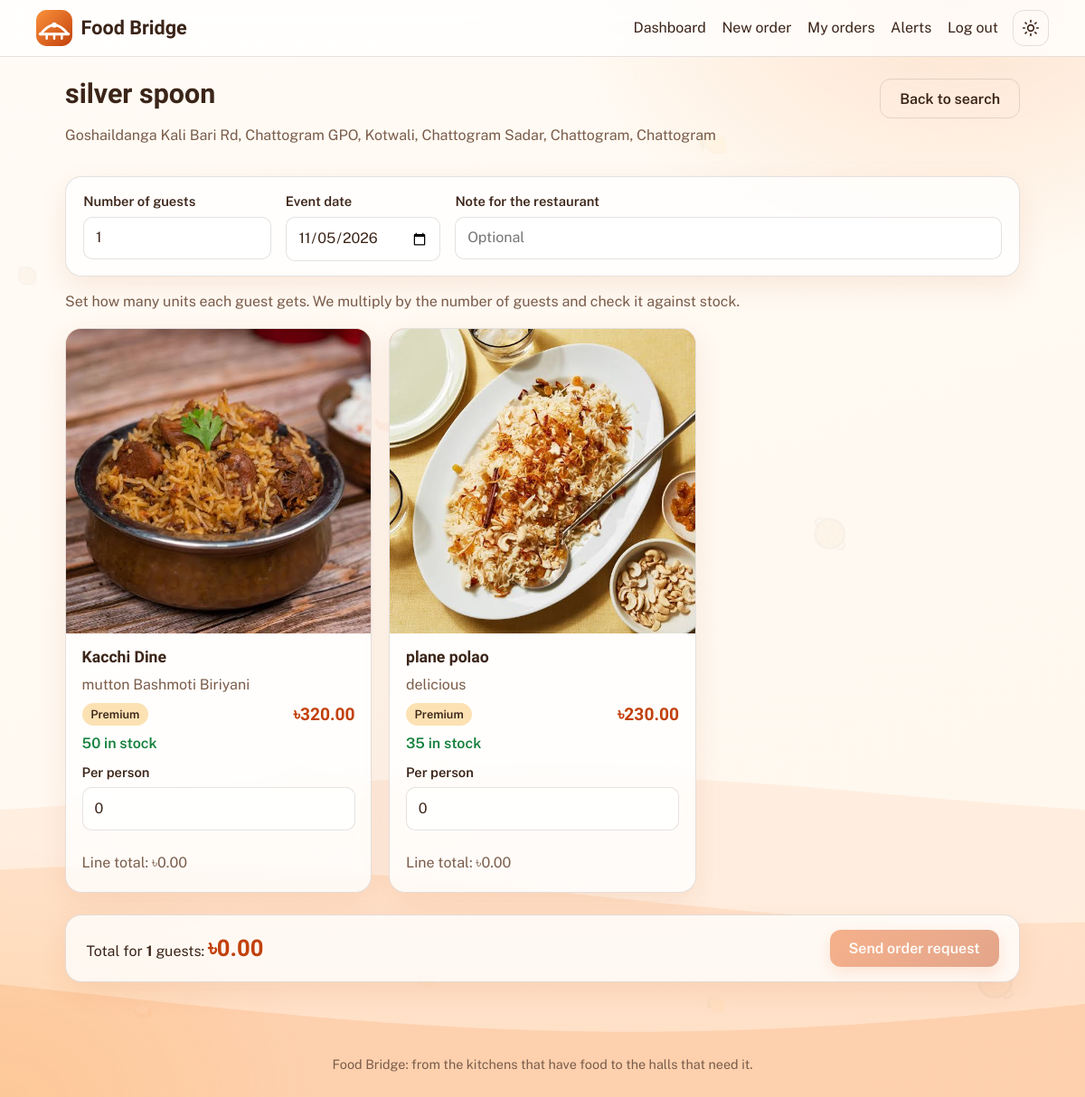
The app's page /hall/restaurant/1/order/ (signed in) with its own data.
### core/models.py (models this page shows, shortened)
class LocationMixin(models.Model):
    division = models.ForeignKey(Division, on_delete=models.PROTECT, related_name="+")
    district = models.ForeignKey(District, on_delete=models.PROTECT, related_name="+")
    upazila = models.ForeignKey(Upazila, on_delete=models.PROTECT, related_name="+")
    thana = models.ForeignKey(Thana, on_delete=models.PROTECT, related_name="+")
    post_office = models.ForeignKey(PostOffice, on_delete=models.PROTECT, related_name="+")
    address = models.CharField(max_length=255, blank=True)
    class Meta:
        abstract = True
    @property
    def location_text(self):
        parts = [self.address, self.post_office.name, self.thana.name,
                 self.upazila.name, self.district.name, self.division.name]
        return ", ".join(p for p in parts if p)

class Restaurant(LocationMixin):
    owner = models.OneToOneField(User, on_delete=models.CASCADE, related_name="restaurant")
    name = models.CharField(max_length=120)
    phone = models.CharField(max_length=20, blank=True)
    description = models.TextField(blank=True)
    PENDING, VERIFIED, REJECTED = "pending", "verified", "rejected"
    VERIFICATION_CHOICES = [(PENDING, "Pending review"), (VERIFIED, "Verified"), (REJECTED, "Rejected")]
    trade_license_no = models.CharField(max_length=40, unique=True, null=True, blank=True)
    verification_status = models.CharField(max_length=10, choices=VERIFICATION_CHOICES, default=PENDING)
    verification_note = models.CharField(max_length=255, blank=True)
    verified_at = models.DateTimeField(null=True, blank=True)

class PostOffice(models.Model):
    thana = models.ForeignKey(Thana, on_delete=models.CASCADE, related_name="post_offices")
    name = models.CharField(max_length=80)
    class Meta:
        ordering = ["name"]
        unique_together = ("thana", "name")

class Thana(models.Model):
    upazila = models.ForeignKey(Upazila, on_delete=models.CASCADE, related_name="thanas")
    name = models.CharField(max_length=80)
    class Meta:
        ordering = ["name"]
        unique_together = ("upazila", "name")

class Upazila(models.Model):
    district = models.ForeignKey(District, on_delete=models.CASCADE, related_name="upazilas")
    name = models.CharField(max_length=80)
    class Meta:
        ordering = ["name"]
        unique_together = ("district", "name")

class District(models.Model):
    division = models.ForeignKey(Division, on_delete=models.CASCADE, related_name="districts")
    name = models.CharField(max_length=80)
    class Meta:
        ordering = ["name"]
        unique_together = ("division", "name")

class Division(models.Model):
    name = models.CharField(max_length=80, unique=True)
    class Meta:
        ordering = ["name"]

class FoodItem(models.Model):
    QUALITY_CHOICES = [("premium", "Premium"), ("standard", "Standard"), ("economy", "Economy")]
    restaurant = models.ForeignKey(Restaurant, on_delete=models.CASCADE, related_name="items")
    name = models.CharField(max_length=120)
    description = models.CharField(max_length=255, blank=True)
    quality = models.CharField(max_length=10, choices=QUALITY_CHOICES, default="standard")
    price = models.DecimalField(max_digits=10, decimal_places=2, help_text="Price per unit/plate (BDT)")
    quantity = models.PositiveIntegerField(default=0, help_text="Units currently in stock")
    image = models.ImageField(upload_to="foods/", blank=True)
    is_active = models.BooleanField(default=True, help_text="Show this item to customers")
    available_until = models.DateTimeField(null=True, blank=True,
                                           help_text="After this time the item's availability becomes zero")
    created_at = models.DateTimeField(auto_now_add=True)
    objects = FoodItemQuerySet.as_manager()
    class Meta:
        ordering = ["-created_at"]

### core/views.py (the view, shortened to what this page needs)
# urls.py: path("hall/restaurant/<int:pk>/order/", views.place_order, name="place_order"),
@role_required(User.HALL)
def place_order(request, pk):
    restaurant = get_object_or_404(Restaurant, pk=pk, verification_status=Restaurant.VERIFIED)
    foods = restaurant.items.available()
    return render(request, "place_order.html", {"restaurant": restaurant, "foods": foods,
                                                "today": timezone.localdate().isoformat()})

### core/context_processors.py (called while the page is built)
def notifications(request):
    if request.user.is_authenticated:
        return {"unread_count": request.user.notifications.filter(is_read=False).count()}
    return {}

### core/models.py (called while the page is built)
    def available(self):
        return self.filter(is_active=True, quantity__gt=0).filter(
            Q(available_until__isnull=True) | Q(available_until__gt=timezone.now()))

### core/views.py (called while the page is built)
def role_required(role):
    attr = "restaurant" if role == User.RESTAURANT else "hall"
    def decorator(view):
        @wraps(view)
        @login_required
        def wrapper(request, *args, **kwargs):
            profile = getattr(request.user, attr, None) if request.user.role == role else None
            if profile is None:
                if request.user.is_superuser:
                    return redirect("/admin/")
                messages.error(request, "You do not have access to that page.")
                return redirect("home")
            request.profile = profile
            return view(request, *args, **kwargs)
        return wrapper
    return decorator

### core/templates/place_order.html (shortened to what this page needs)
{% extends "base.html" %}
{% block content %}
<div class="page-head"><div><h2>{{ restaurant.name }}</h2><p class="muted">{{ restaurant.location_text }}</p></div>
  <a class="btn ghost" href="{% url 'find_restaurants' %}">Back to search</a></div>
{% if foods %}
<form method="post" id="orderForm">{% csrf_token %}
  <div class="glass order-top">
    <div class="field"><label for="guests">Number of guests</label><input type="number" id="guests" name="guests" min="1" value="1" required></div>
    <div class="field"><label for="event_date">Event date</label><input type="date" id="event_date" name="event_date" min="{{ today }}" value="{{ today }}" required></div>
    <div class="field grow"><label for="note">Note for the restaurant</label><input type="text" id="note" name="note" maxlength="500" placeholder="Optional"></div>
  </div>
  <p class="muted">Set how many units each guest gets. We multiply by the number of guests and check it against stock.</p>
  <div class="grid">
  {% for f in foods %}
    <article class="card glass food" data-price="{{ f.price }}" data-stock="{{ f.quantity }}">
      <div class="thumb">{% if f.image %}<img src="{{ f.image.url }}" alt="{{ f.name }}">{% else %}<span>{{ f.name|slice:":1" }}</span>{% endif %}</div>
      <div class="card-body">
        <h4>{{ f.name }}</h4>
        <p class="muted">{{ f.description }}</p>
        <div class="meta"><span class="badge q-{{ f.quality }}">{{ f.get_quality_display }}</span><span class="price">&#2547;{{ f.price }}</span></div>
        <div class="meta"><span class="stock">{{ f.quantity }} in stock</span></div>
        <div class="field"><label for="pp_{{ f.id }}">Per person</label>
          <input type="number" id="pp_{{ f.id }}" name="pp_{{ f.id }}" min="0" value="0" class="pp"></div>
        <div class="line muted">Line total: &#2547;<span class="lt">0.00</span></div>
      </div>
    </article>
  {% endfor %}
  </div>
  <div class="glass totalbar">
    <div>Total for <b id="gcount">1</b> guests: <b class="big">&#2547;<span id="grand">0.00</span></b></div>
    <button class="btn" id="submitBtn">Send order request</button>
  </div>
</form>
{% else %}<p class="empty">This restaurant has no stock right now.</p>{% endif %}
{% endblock %}

### core/static/css/style.css (style rules this page uses)
:root { --bg:#FFFBF5; --bg2:#FFF7ED; --ink:#3B2418; --muted:#7A5C4A; --glass:rgba(255,255,255,.78); --line:rgba(59,36,24,.13); --primary:#F97316; --deep:#EA580C; --deeper:#C2410C; --accent-text:#C2410C; --amber:#F59E0B; --danger:#B91C1C; --ok:#15803D; --wave:249,115,22; --shadow:0 10px 30px rgba(194,65,12,.10); --r:18px; --r-sm:10px; --display:'Bricolage Grotesque',system-ui,sans-serif; --body:'Public Sans',system-ui,sans-serif; }
* { box-sizing:border-box }
html { scroll-behavior:smooth }
body { margin:0;font-family:var(--body);color:var(--ink);line-height:1.55;min-height:100vh; background:linear-gradient(160deg,var(--bg),var(--bg2));background-attachment:fixed;transition:background .3s,color .3s }
body::before { content:"";position:fixed;inset:0;z-index:-2;pointer-events:none; background:radial-gradient(620px 420px at 88% 0%,rgba(249,115,22,.16),transparent 70%), radial-gradient(520px 420px at 0% 100%,rgba(245,158,11,.14),transparent 70%) }
a { color:var(--accent-text);text-decoration:none }
h1,h2,h3,h4 { font-family:var(--display);line-height:1.15;margin:0 0 .5em }
h2 { font-size:1.9rem;font-weight:700 }
h4 { font-size:1.1rem }
.glass { background:var(--glass);backdrop-filter:blur(10px);border:1px solid var(--line);border-radius:var(--r);box-shadow:var(--shadow) }
.page-head { display:flex;justify-content:space-between;align-items:flex-start;gap:1rem;flex-wrap:wrap;margin-bottom:1rem }
.muted { color:var(--muted) }
.btn { display:inline-block;border:0;cursor:pointer;font:600 1rem var(--body);color:#fff!important;text-decoration:none!important; background:linear-gradient(135deg,var(--deep),var(--deeper));padding:.7rem 1.3rem;border-radius:12px; box-shadow:0 6px 16px rgba(234,88,12,.28);transition:transform .15s,box-shadow .15s,filter .15s }
.btn:disabled { opacity:.45;cursor:not-allowed;transform:none;filter:none }
.btn.ghost { background:transparent!important;color:var(--ink)!important;border:1px solid var(--line);box-shadow:none }
.field { margin-bottom:1rem;display:flex;flex-direction:column;gap:.3rem }
.field.grow { flex:1 }
label { font-weight:600;font-size:.92rem }
input,select,textarea { width:100%;padding:.65rem .8rem;border-radius:var(--r-sm);border:1px solid var(--line);background:var(--glass);color:var(--ink);font:inherit }
.order-top { display:flex;gap:1rem;padding:1rem 1.2rem 0;flex-wrap:wrap;margin-bottom:.8rem }
.order-top .field { min-width:160px }
.grid { display:grid;grid-template-columns:repeat(auto-fill,minmax(250px,1fr));gap:1.2rem }
.card { overflow:hidden;display:flex;flex-direction:column;transition:transform .2s,box-shadow .2s }
.thumb { aspect-ratio:16/10;background:linear-gradient(135deg,var(--primary),var(--amber));display:grid;place-items:center;color:#fff;font:800 3rem var(--display);text-shadow:0 2px 8px rgba(120,53,15,.35) }
.thumb img { width:100%;height:100%;object-fit:cover;display:block }
.card-body { padding:1rem 1.1rem 1.2rem;display:flex;flex-direction:column;gap:.5rem }
.card-body h4,.card-body p { margin:0 }
.meta { display:flex;justify-content:space-between;align-items:center;gap:.5rem }
.price { font:700 1.2rem var(--display);color:var(--accent-text) }
.stock { font-weight:600;color:var(--ok) }
.badge { display:inline-block;font-size:.8rem;font-weight:600;padding:.15rem .6rem;border-radius:99px;background:var(--line);color:var(--ink) }
.q-premium { background:rgba(245,158,11,.3) }
.totalbar { position:sticky;bottom:1rem;margin-top:1.5rem;padding:1rem 1.4rem;display:flex;justify-content:space-between;align-items:center;gap:1rem;flex-wrap:wrap }
.big { font:800 1.6rem var(--display);color:var(--accent-text) }

### records on screen
Restaurant: name "silver spoon", location_text "Goshaildanga Kali Bari Rd, Chattogram GPO, Kotwali, Chattogram Sadar, Chattogram, Chattogram"
FoodItem: image (picture), name "Kacchi Dine", description "mutton Bashmoti Biriyani", quality "Premium", price "320.00", quantity "50"
FoodItem: image (picture), name "plane polao", description "delicious", quality "Premium", price "230.00", quantity "35"
